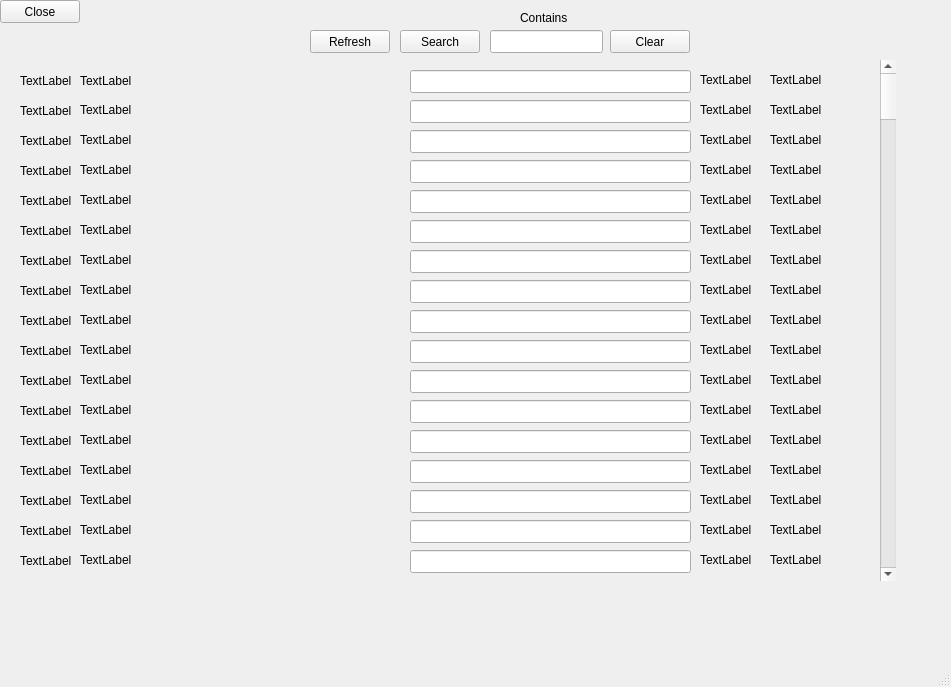
<?xml version="1.0" encoding="UTF-8"?>
<ui version="4.0">
 <class>z03_variableList</class>
 <widget class="QMainWindow" name="z03_variableList">
  <property name="geometry">
   <rect>
    <x>0</x>
    <y>0</y>
    <width>951</width>
    <height>687</height>
   </rect>
  </property>
  <property name="windowTitle">
   <string>MainWindow</string>
  </property>
  <widget class="QWidget" name="centralwidget">
   <widget class="QScrollBar" name="verticalScrollBar">
    <property name="geometry">
     <rect>
      <x>880</x>
      <y>60</y>
      <width>16</width>
      <height>521</height>
     </rect>
    </property>
    <property name="orientation">
     <enum>Qt::Vertical</enum>
    </property>
   </widget>
   <widget class="QLabel" name="label_1007">
    <property name="geometry">
     <rect>
      <x>80</x>
      <y>250</y>
      <width>321</width>
      <height>20</height>
     </rect>
    </property>
    <property name="frameShape">
     <enum>QFrame::NoFrame</enum>
    </property>
    <property name="text">
     <string>TextLabel</string>
    </property>
   </widget>
   <widget class="QLabel" name="label_1003">
    <property name="geometry">
     <rect>
      <x>80</x>
      <y>130</y>
      <width>321</width>
      <height>20</height>
     </rect>
    </property>
    <property name="frameShape">
     <enum>QFrame::NoFrame</enum>
    </property>
    <property name="text">
     <string>TextLabel</string>
    </property>
   </widget>
   <widget class="QLabel" name="label_1004">
    <property name="geometry">
     <rect>
      <x>80</x>
      <y>160</y>
      <width>321</width>
      <height>20</height>
     </rect>
    </property>
    <property name="frameShape">
     <enum>QFrame::NoFrame</enum>
    </property>
    <property name="text">
     <string>TextLabel</string>
    </property>
   </widget>
   <widget class="QLabel" name="label_1005">
    <property name="geometry">
     <rect>
      <x>80</x>
      <y>190</y>
      <width>321</width>
      <height>20</height>
     </rect>
    </property>
    <property name="frameShape">
     <enum>QFrame::NoFrame</enum>
    </property>
    <property name="text">
     <string>TextLabel</string>
    </property>
   </widget>
   <widget class="QLabel" name="label_1001">
    <property name="geometry">
     <rect>
      <x>80</x>
      <y>70</y>
      <width>321</width>
      <height>21</height>
     </rect>
    </property>
    <property name="frameShape">
     <enum>QFrame::NoFrame</enum>
    </property>
    <property name="text">
     <string>TextLabel</string>
    </property>
   </widget>
   <widget class="QLabel" name="label_1002">
    <property name="geometry">
     <rect>
      <x>80</x>
      <y>100</y>
      <width>321</width>
      <height>20</height>
     </rect>
    </property>
    <property name="frameShape">
     <enum>QFrame::NoFrame</enum>
    </property>
    <property name="text">
     <string>TextLabel</string>
    </property>
   </widget>
   <widget class="QLabel" name="label_1006">
    <property name="geometry">
     <rect>
      <x>80</x>
      <y>220</y>
      <width>321</width>
      <height>20</height>
     </rect>
    </property>
    <property name="frameShape">
     <enum>QFrame::NoFrame</enum>
    </property>
    <property name="text">
     <string>TextLabel</string>
    </property>
   </widget>
   <widget class="QLabel" name="label_1008">
    <property name="geometry">
     <rect>
      <x>80</x>
      <y>280</y>
      <width>321</width>
      <height>20</height>
     </rect>
    </property>
    <property name="frameShape">
     <enum>QFrame::NoFrame</enum>
    </property>
    <property name="text">
     <string>TextLabel</string>
    </property>
   </widget>
   <widget class="QLabel" name="label_1009">
    <property name="geometry">
     <rect>
      <x>80</x>
      <y>310</y>
      <width>321</width>
      <height>20</height>
     </rect>
    </property>
    <property name="frameShape">
     <enum>QFrame::NoFrame</enum>
    </property>
    <property name="text">
     <string>TextLabel</string>
    </property>
   </widget>
   <widget class="QLabel" name="label_1010">
    <property name="geometry">
     <rect>
      <x>80</x>
      <y>340</y>
      <width>321</width>
      <height>20</height>
     </rect>
    </property>
    <property name="frameShape">
     <enum>QFrame::NoFrame</enum>
    </property>
    <property name="text">
     <string>TextLabel</string>
    </property>
   </widget>
   <widget class="QLabel" name="label_1011">
    <property name="geometry">
     <rect>
      <x>80</x>
      <y>370</y>
      <width>321</width>
      <height>20</height>
     </rect>
    </property>
    <property name="frameShape">
     <enum>QFrame::NoFrame</enum>
    </property>
    <property name="text">
     <string>TextLabel</string>
    </property>
   </widget>
   <widget class="QLabel" name="label_1012">
    <property name="geometry">
     <rect>
      <x>80</x>
      <y>400</y>
      <width>321</width>
      <height>20</height>
     </rect>
    </property>
    <property name="frameShape">
     <enum>QFrame::NoFrame</enum>
    </property>
    <property name="text">
     <string>TextLabel</string>
    </property>
   </widget>
   <widget class="QLabel" name="label_1013">
    <property name="geometry">
     <rect>
      <x>80</x>
      <y>430</y>
      <width>321</width>
      <height>20</height>
     </rect>
    </property>
    <property name="frameShape">
     <enum>QFrame::NoFrame</enum>
    </property>
    <property name="text">
     <string>TextLabel</string>
    </property>
   </widget>
   <widget class="QLabel" name="label_1014">
    <property name="geometry">
     <rect>
      <x>80</x>
      <y>460</y>
      <width>321</width>
      <height>20</height>
     </rect>
    </property>
    <property name="frameShape">
     <enum>QFrame::NoFrame</enum>
    </property>
    <property name="text">
     <string>TextLabel</string>
    </property>
   </widget>
   <widget class="QLabel" name="label_1015">
    <property name="geometry">
     <rect>
      <x>80</x>
      <y>490</y>
      <width>321</width>
      <height>20</height>
     </rect>
    </property>
    <property name="frameShape">
     <enum>QFrame::NoFrame</enum>
    </property>
    <property name="text">
     <string>TextLabel</string>
    </property>
   </widget>
   <widget class="QLabel" name="label_1016">
    <property name="geometry">
     <rect>
      <x>80</x>
      <y>520</y>
      <width>321</width>
      <height>20</height>
     </rect>
    </property>
    <property name="frameShape">
     <enum>QFrame::NoFrame</enum>
    </property>
    <property name="text">
     <string>TextLabel</string>
    </property>
   </widget>
   <widget class="QLabel" name="label_1017">
    <property name="geometry">
     <rect>
      <x>80</x>
      <y>550</y>
      <width>321</width>
      <height>20</height>
     </rect>
    </property>
    <property name="frameShape">
     <enum>QFrame::NoFrame</enum>
    </property>
    <property name="text">
     <string>TextLabel</string>
    </property>
   </widget>
   <widget class="QLabel" name="label_2001">
    <property name="geometry">
     <rect>
      <x>700</x>
      <y>70</y>
      <width>71</width>
      <height>20</height>
     </rect>
    </property>
    <property name="frameShape">
     <enum>QFrame::NoFrame</enum>
    </property>
    <property name="text">
     <string>TextLabel</string>
    </property>
   </widget>
   <widget class="QLabel" name="label_2002">
    <property name="geometry">
     <rect>
      <x>700</x>
      <y>100</y>
      <width>71</width>
      <height>20</height>
     </rect>
    </property>
    <property name="frameShape">
     <enum>QFrame::NoFrame</enum>
    </property>
    <property name="text">
     <string>TextLabel</string>
    </property>
   </widget>
   <widget class="QLabel" name="label_2003">
    <property name="geometry">
     <rect>
      <x>700</x>
      <y>130</y>
      <width>71</width>
      <height>20</height>
     </rect>
    </property>
    <property name="frameShape">
     <enum>QFrame::NoFrame</enum>
    </property>
    <property name="text">
     <string>TextLabel</string>
    </property>
   </widget>
   <widget class="QLabel" name="label_2004">
    <property name="geometry">
     <rect>
      <x>700</x>
      <y>160</y>
      <width>71</width>
      <height>20</height>
     </rect>
    </property>
    <property name="frameShape">
     <enum>QFrame::NoFrame</enum>
    </property>
    <property name="text">
     <string>TextLabel</string>
    </property>
   </widget>
   <widget class="QLabel" name="label_2005">
    <property name="geometry">
     <rect>
      <x>700</x>
      <y>190</y>
      <width>71</width>
      <height>20</height>
     </rect>
    </property>
    <property name="frameShape">
     <enum>QFrame::NoFrame</enum>
    </property>
    <property name="text">
     <string>TextLabel</string>
    </property>
   </widget>
   <widget class="QLabel" name="label_2006">
    <property name="geometry">
     <rect>
      <x>700</x>
      <y>220</y>
      <width>71</width>
      <height>20</height>
     </rect>
    </property>
    <property name="frameShape">
     <enum>QFrame::NoFrame</enum>
    </property>
    <property name="text">
     <string>TextLabel</string>
    </property>
   </widget>
   <widget class="QLabel" name="label_2007">
    <property name="geometry">
     <rect>
      <x>700</x>
      <y>250</y>
      <width>71</width>
      <height>20</height>
     </rect>
    </property>
    <property name="frameShape">
     <enum>QFrame::NoFrame</enum>
    </property>
    <property name="text">
     <string>TextLabel</string>
    </property>
   </widget>
   <widget class="QLabel" name="label_2008">
    <property name="geometry">
     <rect>
      <x>700</x>
      <y>280</y>
      <width>71</width>
      <height>20</height>
     </rect>
    </property>
    <property name="frameShape">
     <enum>QFrame::NoFrame</enum>
    </property>
    <property name="text">
     <string>TextLabel</string>
    </property>
   </widget>
   <widget class="QLabel" name="label_2009">
    <property name="geometry">
     <rect>
      <x>700</x>
      <y>310</y>
      <width>71</width>
      <height>20</height>
     </rect>
    </property>
    <property name="frameShape">
     <enum>QFrame::NoFrame</enum>
    </property>
    <property name="text">
     <string>TextLabel</string>
    </property>
   </widget>
   <widget class="QLabel" name="label_2010">
    <property name="geometry">
     <rect>
      <x>700</x>
      <y>340</y>
      <width>71</width>
      <height>20</height>
     </rect>
    </property>
    <property name="frameShape">
     <enum>QFrame::NoFrame</enum>
    </property>
    <property name="text">
     <string>TextLabel</string>
    </property>
   </widget>
   <widget class="QLabel" name="label_2011">
    <property name="geometry">
     <rect>
      <x>700</x>
      <y>370</y>
      <width>71</width>
      <height>20</height>
     </rect>
    </property>
    <property name="frameShape">
     <enum>QFrame::NoFrame</enum>
    </property>
    <property name="text">
     <string>TextLabel</string>
    </property>
   </widget>
   <widget class="QLabel" name="label_2012">
    <property name="geometry">
     <rect>
      <x>700</x>
      <y>400</y>
      <width>71</width>
      <height>20</height>
     </rect>
    </property>
    <property name="frameShape">
     <enum>QFrame::NoFrame</enum>
    </property>
    <property name="text">
     <string>TextLabel</string>
    </property>
   </widget>
   <widget class="QLabel" name="label_2013">
    <property name="geometry">
     <rect>
      <x>700</x>
      <y>430</y>
      <width>71</width>
      <height>20</height>
     </rect>
    </property>
    <property name="frameShape">
     <enum>QFrame::NoFrame</enum>
    </property>
    <property name="text">
     <string>TextLabel</string>
    </property>
   </widget>
   <widget class="QLabel" name="label_2014">
    <property name="geometry">
     <rect>
      <x>700</x>
      <y>460</y>
      <width>71</width>
      <height>20</height>
     </rect>
    </property>
    <property name="frameShape">
     <enum>QFrame::NoFrame</enum>
    </property>
    <property name="text">
     <string>TextLabel</string>
    </property>
   </widget>
   <widget class="QLabel" name="label_2015">
    <property name="geometry">
     <rect>
      <x>700</x>
      <y>490</y>
      <width>71</width>
      <height>20</height>
     </rect>
    </property>
    <property name="frameShape">
     <enum>QFrame::NoFrame</enum>
    </property>
    <property name="text">
     <string>TextLabel</string>
    </property>
   </widget>
   <widget class="QLabel" name="label_2016">
    <property name="geometry">
     <rect>
      <x>700</x>
      <y>520</y>
      <width>71</width>
      <height>20</height>
     </rect>
    </property>
    <property name="frameShape">
     <enum>QFrame::NoFrame</enum>
    </property>
    <property name="text">
     <string>TextLabel</string>
    </property>
   </widget>
   <widget class="QLabel" name="label_2017">
    <property name="geometry">
     <rect>
      <x>700</x>
      <y>550</y>
      <width>71</width>
      <height>20</height>
     </rect>
    </property>
    <property name="frameShape">
     <enum>QFrame::NoFrame</enum>
    </property>
    <property name="text">
     <string>TextLabel</string>
    </property>
   </widget>
   <widget class="QLineEdit" name="lineEdit_3001">
    <property name="geometry">
     <rect>
      <x>410</x>
      <y>70</y>
      <width>281</width>
      <height>23</height>
     </rect>
    </property>
   </widget>
   <widget class="QLineEdit" name="lineEdit_3002">
    <property name="geometry">
     <rect>
      <x>410</x>
      <y>100</y>
      <width>281</width>
      <height>23</height>
     </rect>
    </property>
   </widget>
   <widget class="QLineEdit" name="lineEdit_3003">
    <property name="geometry">
     <rect>
      <x>410</x>
      <y>130</y>
      <width>281</width>
      <height>23</height>
     </rect>
    </property>
   </widget>
   <widget class="QLineEdit" name="lineEdit_3004">
    <property name="geometry">
     <rect>
      <x>410</x>
      <y>160</y>
      <width>281</width>
      <height>23</height>
     </rect>
    </property>
   </widget>
   <widget class="QLineEdit" name="lineEdit_3005">
    <property name="geometry">
     <rect>
      <x>410</x>
      <y>190</y>
      <width>281</width>
      <height>23</height>
     </rect>
    </property>
   </widget>
   <widget class="QLineEdit" name="lineEdit_3006">
    <property name="geometry">
     <rect>
      <x>410</x>
      <y>220</y>
      <width>281</width>
      <height>23</height>
     </rect>
    </property>
   </widget>
   <widget class="QLineEdit" name="lineEdit_3007">
    <property name="geometry">
     <rect>
      <x>410</x>
      <y>250</y>
      <width>281</width>
      <height>23</height>
     </rect>
    </property>
   </widget>
   <widget class="QLineEdit" name="lineEdit_3008">
    <property name="geometry">
     <rect>
      <x>410</x>
      <y>280</y>
      <width>281</width>
      <height>23</height>
     </rect>
    </property>
   </widget>
   <widget class="QLineEdit" name="lineEdit_3009">
    <property name="geometry">
     <rect>
      <x>410</x>
      <y>310</y>
      <width>281</width>
      <height>23</height>
     </rect>
    </property>
   </widget>
   <widget class="QLineEdit" name="lineEdit_3010">
    <property name="geometry">
     <rect>
      <x>410</x>
      <y>340</y>
      <width>281</width>
      <height>23</height>
     </rect>
    </property>
   </widget>
   <widget class="QLineEdit" name="lineEdit_3011">
    <property name="geometry">
     <rect>
      <x>410</x>
      <y>370</y>
      <width>281</width>
      <height>23</height>
     </rect>
    </property>
   </widget>
   <widget class="QLineEdit" name="lineEdit_3012">
    <property name="geometry">
     <rect>
      <x>410</x>
      <y>400</y>
      <width>281</width>
      <height>23</height>
     </rect>
    </property>
   </widget>
   <widget class="QLineEdit" name="lineEdit_3013">
    <property name="geometry">
     <rect>
      <x>410</x>
      <y>430</y>
      <width>281</width>
      <height>23</height>
     </rect>
    </property>
   </widget>
   <widget class="QLineEdit" name="lineEdit_3014">
    <property name="geometry">
     <rect>
      <x>410</x>
      <y>460</y>
      <width>281</width>
      <height>23</height>
     </rect>
    </property>
   </widget>
   <widget class="QLineEdit" name="lineEdit_3015">
    <property name="geometry">
     <rect>
      <x>410</x>
      <y>490</y>
      <width>281</width>
      <height>23</height>
     </rect>
    </property>
   </widget>
   <widget class="QLineEdit" name="lineEdit_3016">
    <property name="geometry">
     <rect>
      <x>410</x>
      <y>520</y>
      <width>281</width>
      <height>23</height>
     </rect>
    </property>
   </widget>
   <widget class="QLineEdit" name="lineEdit_3017">
    <property name="geometry">
     <rect>
      <x>410</x>
      <y>550</y>
      <width>281</width>
      <height>23</height>
     </rect>
    </property>
   </widget>
   <widget class="QLabel" name="label_5001">
    <property name="geometry">
     <rect>
      <x>20</x>
      <y>70</y>
      <width>51</width>
      <height>21</height>
     </rect>
    </property>
    <property name="frameShape">
     <enum>QFrame::NoFrame</enum>
    </property>
    <property name="text">
     <string>TextLabel</string>
    </property>
   </widget>
   <widget class="QLabel" name="label_5002">
    <property name="geometry">
     <rect>
      <x>20</x>
      <y>100</y>
      <width>51</width>
      <height>21</height>
     </rect>
    </property>
    <property name="frameShape">
     <enum>QFrame::NoFrame</enum>
    </property>
    <property name="text">
     <string>TextLabel</string>
    </property>
   </widget>
   <widget class="QLabel" name="label_5003">
    <property name="geometry">
     <rect>
      <x>20</x>
      <y>130</y>
      <width>51</width>
      <height>21</height>
     </rect>
    </property>
    <property name="frameShape">
     <enum>QFrame::NoFrame</enum>
    </property>
    <property name="text">
     <string>TextLabel</string>
    </property>
   </widget>
   <widget class="QLabel" name="label_5004">
    <property name="geometry">
     <rect>
      <x>20</x>
      <y>160</y>
      <width>51</width>
      <height>21</height>
     </rect>
    </property>
    <property name="frameShape">
     <enum>QFrame::NoFrame</enum>
    </property>
    <property name="text">
     <string>TextLabel</string>
    </property>
   </widget>
   <widget class="QLabel" name="label_5005">
    <property name="geometry">
     <rect>
      <x>20</x>
      <y>190</y>
      <width>51</width>
      <height>21</height>
     </rect>
    </property>
    <property name="frameShape">
     <enum>QFrame::NoFrame</enum>
    </property>
    <property name="text">
     <string>TextLabel</string>
    </property>
   </widget>
   <widget class="QLabel" name="label_5006">
    <property name="geometry">
     <rect>
      <x>20</x>
      <y>220</y>
      <width>51</width>
      <height>21</height>
     </rect>
    </property>
    <property name="frameShape">
     <enum>QFrame::NoFrame</enum>
    </property>
    <property name="text">
     <string>TextLabel</string>
    </property>
   </widget>
   <widget class="QLabel" name="label_5007">
    <property name="geometry">
     <rect>
      <x>20</x>
      <y>250</y>
      <width>51</width>
      <height>21</height>
     </rect>
    </property>
    <property name="frameShape">
     <enum>QFrame::NoFrame</enum>
    </property>
    <property name="text">
     <string>TextLabel</string>
    </property>
   </widget>
   <widget class="QLabel" name="label_5008">
    <property name="geometry">
     <rect>
      <x>20</x>
      <y>280</y>
      <width>51</width>
      <height>21</height>
     </rect>
    </property>
    <property name="frameShape">
     <enum>QFrame::NoFrame</enum>
    </property>
    <property name="text">
     <string>TextLabel</string>
    </property>
   </widget>
   <widget class="QLabel" name="label_5009">
    <property name="geometry">
     <rect>
      <x>20</x>
      <y>310</y>
      <width>51</width>
      <height>21</height>
     </rect>
    </property>
    <property name="frameShape">
     <enum>QFrame::NoFrame</enum>
    </property>
    <property name="text">
     <string>TextLabel</string>
    </property>
   </widget>
   <widget class="QLabel" name="label_5010">
    <property name="geometry">
     <rect>
      <x>20</x>
      <y>340</y>
      <width>51</width>
      <height>21</height>
     </rect>
    </property>
    <property name="frameShape">
     <enum>QFrame::NoFrame</enum>
    </property>
    <property name="text">
     <string>TextLabel</string>
    </property>
   </widget>
   <widget class="QLabel" name="label_5011">
    <property name="geometry">
     <rect>
      <x>20</x>
      <y>370</y>
      <width>51</width>
      <height>21</height>
     </rect>
    </property>
    <property name="frameShape">
     <enum>QFrame::NoFrame</enum>
    </property>
    <property name="text">
     <string>TextLabel</string>
    </property>
   </widget>
   <widget class="QLabel" name="label_5012">
    <property name="geometry">
     <rect>
      <x>20</x>
      <y>400</y>
      <width>51</width>
      <height>21</height>
     </rect>
    </property>
    <property name="frameShape">
     <enum>QFrame::NoFrame</enum>
    </property>
    <property name="text">
     <string>TextLabel</string>
    </property>
   </widget>
   <widget class="QLabel" name="label_5013">
    <property name="geometry">
     <rect>
      <x>20</x>
      <y>430</y>
      <width>51</width>
      <height>21</height>
     </rect>
    </property>
    <property name="frameShape">
     <enum>QFrame::NoFrame</enum>
    </property>
    <property name="text">
     <string>TextLabel</string>
    </property>
   </widget>
   <widget class="QLabel" name="label_5014">
    <property name="geometry">
     <rect>
      <x>20</x>
      <y>460</y>
      <width>51</width>
      <height>21</height>
     </rect>
    </property>
    <property name="frameShape">
     <enum>QFrame::NoFrame</enum>
    </property>
    <property name="text">
     <string>TextLabel</string>
    </property>
   </widget>
   <widget class="QLabel" name="label_5015">
    <property name="geometry">
     <rect>
      <x>20</x>
      <y>490</y>
      <width>51</width>
      <height>21</height>
     </rect>
    </property>
    <property name="frameShape">
     <enum>QFrame::NoFrame</enum>
    </property>
    <property name="text">
     <string>TextLabel</string>
    </property>
   </widget>
   <widget class="QLabel" name="label_5016">
    <property name="geometry">
     <rect>
      <x>20</x>
      <y>520</y>
      <width>51</width>
      <height>21</height>
     </rect>
    </property>
    <property name="frameShape">
     <enum>QFrame::NoFrame</enum>
    </property>
    <property name="text">
     <string>TextLabel</string>
    </property>
   </widget>
   <widget class="QLabel" name="label_5017">
    <property name="geometry">
     <rect>
      <x>20</x>
      <y>550</y>
      <width>51</width>
      <height>21</height>
     </rect>
    </property>
    <property name="frameShape">
     <enum>QFrame::NoFrame</enum>
    </property>
    <property name="text">
     <string>TextLabel</string>
    </property>
   </widget>
   <widget class="QPushButton" name="pushButton">
    <property name="geometry">
     <rect>
      <x>310</x>
      <y>30</y>
      <width>80</width>
      <height>23</height>
     </rect>
    </property>
    <property name="text">
     <string>Refresh</string>
    </property>
   </widget>
   <widget class="QLineEdit" name="lineEdit">
    <property name="geometry">
     <rect>
      <x>490</x>
      <y>30</y>
      <width>113</width>
      <height>23</height>
     </rect>
    </property>
   </widget>
   <widget class="QPushButton" name="pushButton_2">
    <property name="geometry">
     <rect>
      <x>400</x>
      <y>30</y>
      <width>80</width>
      <height>23</height>
     </rect>
    </property>
    <property name="text">
     <string>Search</string>
    </property>
   </widget>
   <widget class="QLabel" name="label">
    <property name="geometry">
     <rect>
      <x>520</x>
      <y>10</y>
      <width>57</width>
      <height>15</height>
     </rect>
    </property>
    <property name="text">
     <string>Contains</string>
    </property>
   </widget>
   <widget class="QPushButton" name="pushButton_3">
    <property name="geometry">
     <rect>
      <x>610</x>
      <y>30</y>
      <width>80</width>
      <height>23</height>
     </rect>
    </property>
    <property name="text">
     <string>Clear</string>
    </property>
   </widget>
   <widget class="QPushButton" name="pushButton_4">
    <property name="geometry">
     <rect>
      <x>0</x>
      <y>0</y>
      <width>80</width>
      <height>23</height>
     </rect>
    </property>
    <property name="text">
     <string>Close</string>
    </property>
   </widget>
   <widget class="QLabel" name="label_8005">
    <property name="geometry">
     <rect>
      <x>770</x>
      <y>190</y>
      <width>71</width>
      <height>20</height>
     </rect>
    </property>
    <property name="frameShape">
     <enum>QFrame::NoFrame</enum>
    </property>
    <property name="text">
     <string>TextLabel</string>
    </property>
   </widget>
   <widget class="QLabel" name="label_8008">
    <property name="geometry">
     <rect>
      <x>770</x>
      <y>280</y>
      <width>71</width>
      <height>20</height>
     </rect>
    </property>
    <property name="frameShape">
     <enum>QFrame::NoFrame</enum>
    </property>
    <property name="text">
     <string>TextLabel</string>
    </property>
   </widget>
   <widget class="QLabel" name="label_8011">
    <property name="geometry">
     <rect>
      <x>770</x>
      <y>370</y>
      <width>71</width>
      <height>20</height>
     </rect>
    </property>
    <property name="frameShape">
     <enum>QFrame::NoFrame</enum>
    </property>
    <property name="text">
     <string>TextLabel</string>
    </property>
   </widget>
   <widget class="QLabel" name="label_8002">
    <property name="geometry">
     <rect>
      <x>770</x>
      <y>100</y>
      <width>71</width>
      <height>20</height>
     </rect>
    </property>
    <property name="frameShape">
     <enum>QFrame::NoFrame</enum>
    </property>
    <property name="text">
     <string>TextLabel</string>
    </property>
   </widget>
   <widget class="QLabel" name="label_8013">
    <property name="geometry">
     <rect>
      <x>770</x>
      <y>430</y>
      <width>71</width>
      <height>20</height>
     </rect>
    </property>
    <property name="frameShape">
     <enum>QFrame::NoFrame</enum>
    </property>
    <property name="text">
     <string>TextLabel</string>
    </property>
   </widget>
   <widget class="QLabel" name="label_8007">
    <property name="geometry">
     <rect>
      <x>770</x>
      <y>250</y>
      <width>71</width>
      <height>20</height>
     </rect>
    </property>
    <property name="frameShape">
     <enum>QFrame::NoFrame</enum>
    </property>
    <property name="text">
     <string>TextLabel</string>
    </property>
   </widget>
   <widget class="QLabel" name="label_8010">
    <property name="geometry">
     <rect>
      <x>770</x>
      <y>340</y>
      <width>71</width>
      <height>20</height>
     </rect>
    </property>
    <property name="frameShape">
     <enum>QFrame::NoFrame</enum>
    </property>
    <property name="text">
     <string>TextLabel</string>
    </property>
   </widget>
   <widget class="QLabel" name="label_8004">
    <property name="geometry">
     <rect>
      <x>770</x>
      <y>160</y>
      <width>71</width>
      <height>20</height>
     </rect>
    </property>
    <property name="frameShape">
     <enum>QFrame::NoFrame</enum>
    </property>
    <property name="text">
     <string>TextLabel</string>
    </property>
   </widget>
   <widget class="QLabel" name="label_8014">
    <property name="geometry">
     <rect>
      <x>770</x>
      <y>460</y>
      <width>71</width>
      <height>20</height>
     </rect>
    </property>
    <property name="frameShape">
     <enum>QFrame::NoFrame</enum>
    </property>
    <property name="text">
     <string>TextLabel</string>
    </property>
   </widget>
   <widget class="QLabel" name="label_8015">
    <property name="geometry">
     <rect>
      <x>770</x>
      <y>490</y>
      <width>71</width>
      <height>20</height>
     </rect>
    </property>
    <property name="frameShape">
     <enum>QFrame::NoFrame</enum>
    </property>
    <property name="text">
     <string>TextLabel</string>
    </property>
   </widget>
   <widget class="QLabel" name="label_8012">
    <property name="geometry">
     <rect>
      <x>770</x>
      <y>400</y>
      <width>71</width>
      <height>20</height>
     </rect>
    </property>
    <property name="frameShape">
     <enum>QFrame::NoFrame</enum>
    </property>
    <property name="text">
     <string>TextLabel</string>
    </property>
   </widget>
   <widget class="QLabel" name="label_8016">
    <property name="geometry">
     <rect>
      <x>770</x>
      <y>520</y>
      <width>71</width>
      <height>20</height>
     </rect>
    </property>
    <property name="frameShape">
     <enum>QFrame::NoFrame</enum>
    </property>
    <property name="text">
     <string>TextLabel</string>
    </property>
   </widget>
   <widget class="QLabel" name="label_8006">
    <property name="geometry">
     <rect>
      <x>770</x>
      <y>220</y>
      <width>71</width>
      <height>20</height>
     </rect>
    </property>
    <property name="frameShape">
     <enum>QFrame::NoFrame</enum>
    </property>
    <property name="text">
     <string>TextLabel</string>
    </property>
   </widget>
   <widget class="QLabel" name="label_8009">
    <property name="geometry">
     <rect>
      <x>770</x>
      <y>310</y>
      <width>71</width>
      <height>20</height>
     </rect>
    </property>
    <property name="frameShape">
     <enum>QFrame::NoFrame</enum>
    </property>
    <property name="text">
     <string>TextLabel</string>
    </property>
   </widget>
   <widget class="QLabel" name="label_8001">
    <property name="geometry">
     <rect>
      <x>770</x>
      <y>70</y>
      <width>71</width>
      <height>20</height>
     </rect>
    </property>
    <property name="frameShape">
     <enum>QFrame::NoFrame</enum>
    </property>
    <property name="text">
     <string>TextLabel</string>
    </property>
   </widget>
   <widget class="QLabel" name="label_8003">
    <property name="geometry">
     <rect>
      <x>770</x>
      <y>130</y>
      <width>71</width>
      <height>20</height>
     </rect>
    </property>
    <property name="frameShape">
     <enum>QFrame::NoFrame</enum>
    </property>
    <property name="text">
     <string>TextLabel</string>
    </property>
   </widget>
   <widget class="QLabel" name="label_8017">
    <property name="geometry">
     <rect>
      <x>770</x>
      <y>550</y>
      <width>71</width>
      <height>20</height>
     </rect>
    </property>
    <property name="frameShape">
     <enum>QFrame::NoFrame</enum>
    </property>
    <property name="text">
     <string>TextLabel</string>
    </property>
   </widget>
  </widget>
  <widget class="QMenuBar" name="menubar">
   <property name="geometry">
    <rect>
     <x>0</x>
     <y>0</y>
     <width>951</width>
     <height>20</height>
    </rect>
   </property>
  </widget>
  <widget class="QStatusBar" name="statusbar"/>
 </widget>
 <resources/>
 <connections/>
</ui>
